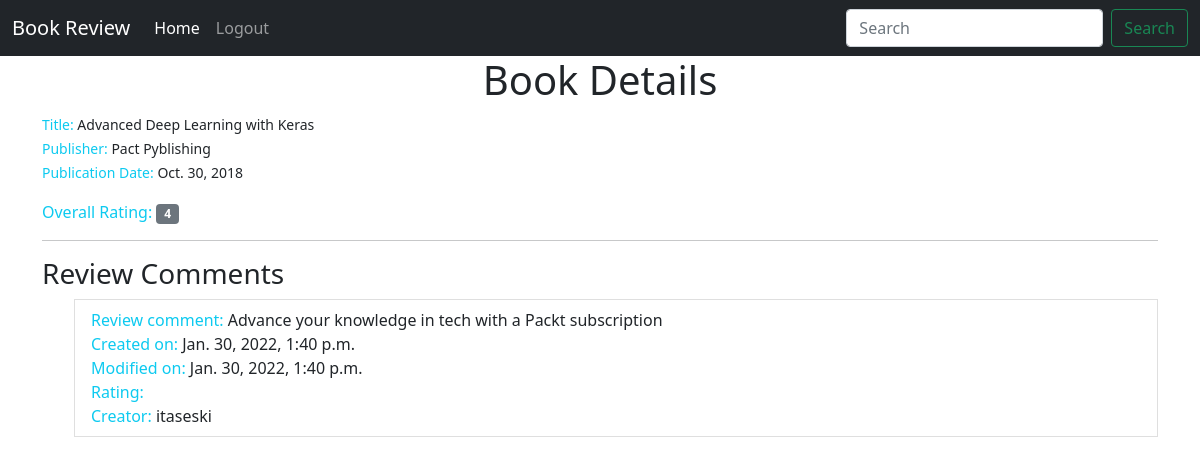
/reviews/books/1/, run on an earlier commit of the app's database.
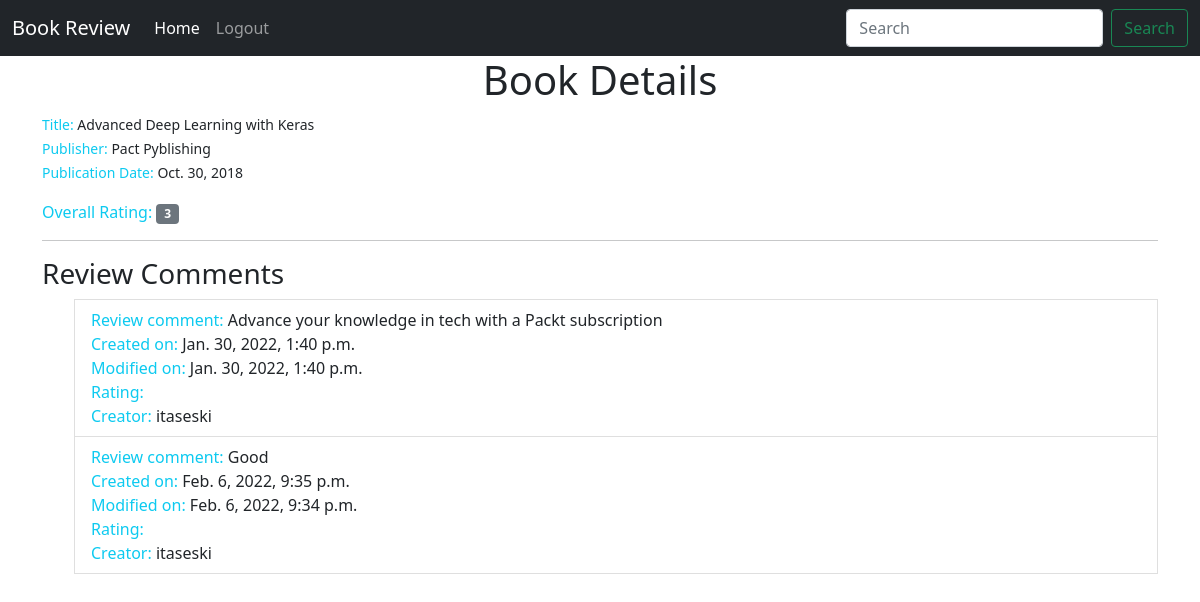
And on a later commit of the database.
### reviews/models.py (models this page shows, shortened)
class Book(models.Model):
    title = models.CharField(max_length=70, help_text="The title of the book.")
    publication_date = models.DateField(verbose_name="Date the book was published.", help_text="Please use the following format: <em>YYYY-MM-DD</em>.")
    isbn = models.CharField(max_length=20, verbose_name="ISBN number of the book.")
    publisher = models.ForeignKey(Publisher, on_delete=models.CASCADE)
    contributors = models.ManyToManyField('Contributor', through="BookContributor")

class Publisher(models.Model):
    name=models.CharField(max_length=50, help_text='The name of Publisher')
    web_site=models.URLField(max_length=200, help_text="The Publisher's website.")
    email = models.EmailField(max_length=254, help_text="The Publisher's email address.")
    def __str__(self):
        return self.name

class Review(models.Model):
    content = models.TextField(help_text="The Review text.")
    rating = models.IntegerField(help_text="The rating the reviewer has given.")
    date_created = models.DateTimeField(auto_now_add=True, help_text="The date and time the review was created.")
    date_edited = models.DateTimeField(null=True, help_text="The date and time the review was last edited.")
    creator = models.ForeignKey(auth.get_user_model(), on_delete=models.CASCADE)
    book = models.ForeignKey(Book, on_delete=models.CASCADE, help_text="The Book that this review is for.")

### reviews/views.py (the view)
# urls.py: path('books/<int:pk>/', views.book_detail, name="book_detail"),
def book_detail(request, pk):
    book = get_object_or_404(Book, pk=pk)
    reviews = book.review_set.all()
    if reviews:
        book_rating = average_rating([review.rating for review in reviews])
        context = {
            "book": book,
            "book_rating": book_rating,
            "reviews": reviews
        }
    else:
        context = {
            "book": book,
            "book_rating": None,
            "reviews": None
        }
    return render(request, "reviews/book_detail.html", context)

### reviews/utils.py (called while the page is built)
def average_rating(rating_list):
    if not rating_list:
        return 0
    return round(sum(rating_list) / len(rating_list))

### reviews/templates/reviews/book_detail.html (shortened to what this page needs)
{% extends 'base.html' %}
{% load static %}
{% block content %}
<div class="d-flex flex-column min-vh-10 justify-content-top align-items-center">
    <h4 class="display-6">Book Details</h4>
</div>
<div class="container">
    <ul class="list-unstyled">
        <li><small class="text-info">Title: </small><small> {{ book.title }}</small>
        </li>
        <li><small class="text-info">Publisher: </small><small> {{ book.publisher }}</small>
        </li>
        <li><small class="text-info">Publication Date: </small><small> {{ book.publication_date }}</small>
        </li>
    </ul>
    {% if not reviews %}
    <hr>
    <h3>Be the first one to write a review.</h3>
    {% else %}
    <span class="text-info">Overall Rating: </span><span class="badge bg-secondary">{{ book_rating }}</span>
    <br>
    <hr>
    <h3>Review Comments</h3>
    <ul>
        {% for review in reviews %}
        <li class="list-group-item">
            <span class="text-info">Review comment: </span> <span>{{ review.content }}</span>
            <br>
            <span class="text-info">Created on: </span><span>{{ review.date_created }}</span>
            <br>
            <span class="text-info">Modified on: </span><span>{{ review.date_edited }}</span>
            <br>
            <span class="text-info">Rating: </span><span class="badge badge-secondary badge-pill">{{ review.rating
                }}</span>
            <br>
            <span class="text-info">Creator: </span><span>{{ review.creator.username }}</span>
            <br>
        </li>
        {% endfor %}
    </ul>
    {% endif %}
</div>
{% endblock%}

### templates/base.html (shortened to what this page needs)
<!doctype html>
<html lang="en">
<head>
    <link href="https://cdn.jsdelivr.net/npm/bootstrap@5.1.3/dist/css/bootstrap.min.css" rel="stylesheet"
>
</head>
<body>
    <nav class="navbar navbar-expand-lg navbar-dark bg-dark">
        <div class="container-fluid">
          <a class="navbar-brand" href="#">Book Review</a>
          <div class="collapse navbar-collapse" id="navbarSupportedContent">
            <ul class="navbar-nav me-auto mb-2 mb-lg-0">
              <li class="nav-item">
                <a class="nav-link active" aria-current="page" href="#">Home</a>
              </li>
              <li class="nav-item">
                <a class="nav-link" href="#">Logout</a>
              </li>
            </ul>
            <form class="d-flex">
              <input class="form-control me-2" type="search" placeholder="Search" aria-label="Search">
              <button class="btn btn-outline-success" type="submit">Search</button>
            </form>
          </div>
        </div>
      </nav>
    {% block content %}
    {% endblock%}
</body>
</html>

What changed in the data, as far as the page shows it:
added Review: content "Good", date_created "Feb. 6, 2022, 9:35 p.m.", date_edited "Feb. 6, 2022, 9:34 p.m.", creator.username "itaseski"
Also different on the page:
{{ book_rating }}: "4" → "3"
